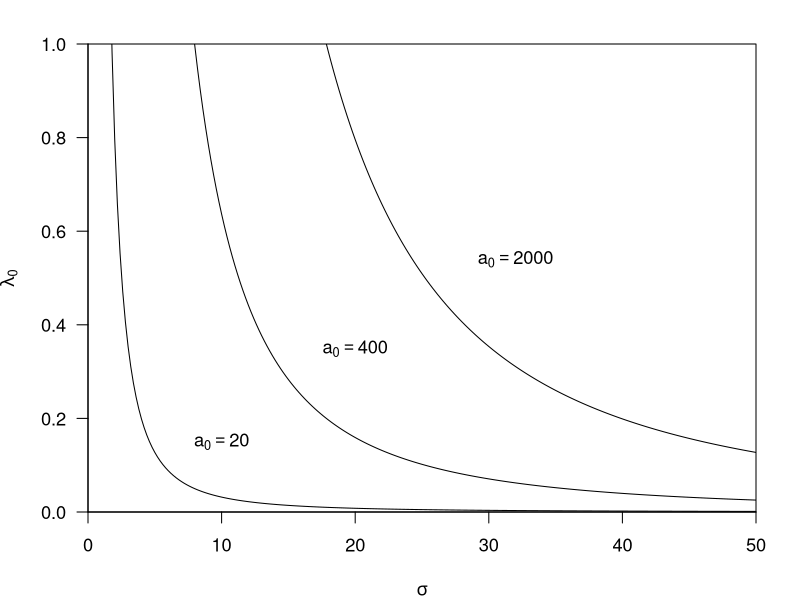
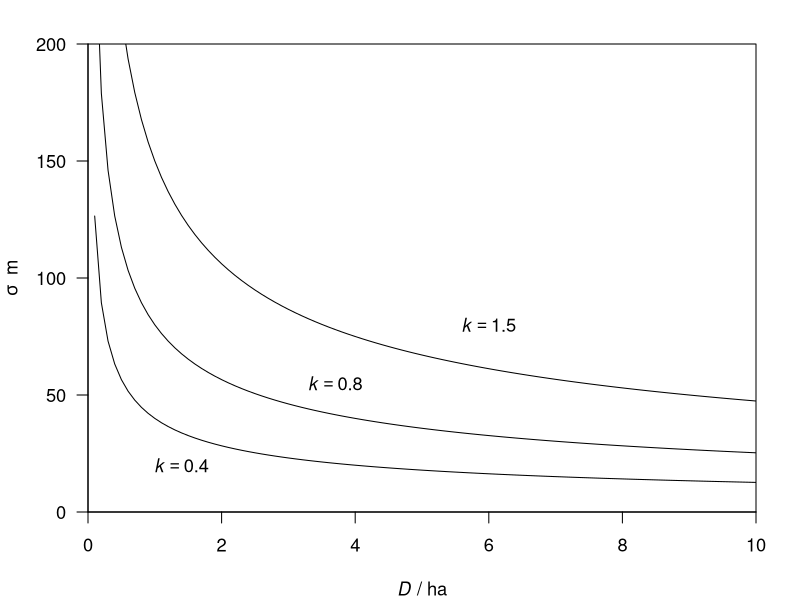

Generate these figures, in order, with R: (Note: this script raises an error after producing the figures.)
## ---- chunk 1
# startup code, including library(secr) etc.
## ---- chunk 2
par(cex = 1.1, mar=c(4,4,2,2), las = 1)
plot(0,0, type = 'n', xlim = c(0,50), xaxs = 'i', ylim = c(0,1), yaxs = 'i',
     xlab = expression(sigma), ylab = expression(lambda[0]))
sig <- seq(0, 50, 0.2)
oneline <- function(a0,x,y) {lines(sig, a0 / (2 * pi * sig^2))
    text(x,y, bquote(a[0] == .(a0)))}
oneline(20, 10, 0.15)
oneline(400, 20, 0.35)
oneline(2000, 32, 0.54)
## ---- chunk 3
par(cex = 1.1, mar = c(4,4,2,2), las = 1)
plot(0,0, type = 'n', xlim = c(0,10), xaxs = 'i', ylim = c(0,200), yaxs = 'i',
     xlab = expression(paste(italic(D), " / ha")), ylab=expression(paste(sigma , "  m")))
D <- seq(0, 10, 0.1)
oneline <- function(k,x,y) {
    lines(D, k*100 / sqrt(D))
    text(x,y, bquote(italic(k) == .(k)))
}
oneline(0.4, 1.4, 20)
oneline(0.8, 3.7, 55)
oneline(1.5, 6, 80)
## ---- chunk 4
fit0  <- secr.fit(captdata, model = a0~1, detectfn = 'HHN',
                  trace = FALSE)
fitbk <- secr.fit(captdata, model = a0~bk, detectfn = 'HHN', 
                  trace = FALSE, start = fit0)
## ---- chunk 5
msk <- make.mask(traps(ovenCH[[1]]), buffer = 300, nx = 25)
oven0509b <- secr.fit(ovenCH, model = list(D ~ session, 
    sigma ~ session, lambda0 ~ session + bk), mask = msk, 
    detectfn = 'HHN', trace = FALSE)
## ---- chunk 6
oven0509bs <- secr.fit(ovenCH, model = list(D ~ session, sigmak ~ 1,
    a0 ~ bk), mask = msk, detectfn = 'HHN', trace = FALSE)
## ---- chunk 7
k <- predict(oven0509bs)[[1]]['sigmak','estimate']
Dest <- collate(oven0509b)[,1,'estimate','D']
sigest <- collate(oven0509b)[,1,'estimate','sigma']
par(cex = 1.1, mar=c(4,4,2,2), las = 1, bty = 'l')
plot(0,0, type='n', xlim=c(0,1.5), xaxs='i', ylim=c(0,150), yaxs='i',
     xlab = expression(paste(italic(D), " / ha")), ylab=expression(paste(sigma , "  m")))
D <- seq(0.2, 1.5, 0.01)
lines(D,  k / sqrt(D))
points(Dest, sigest, pch = 16)
